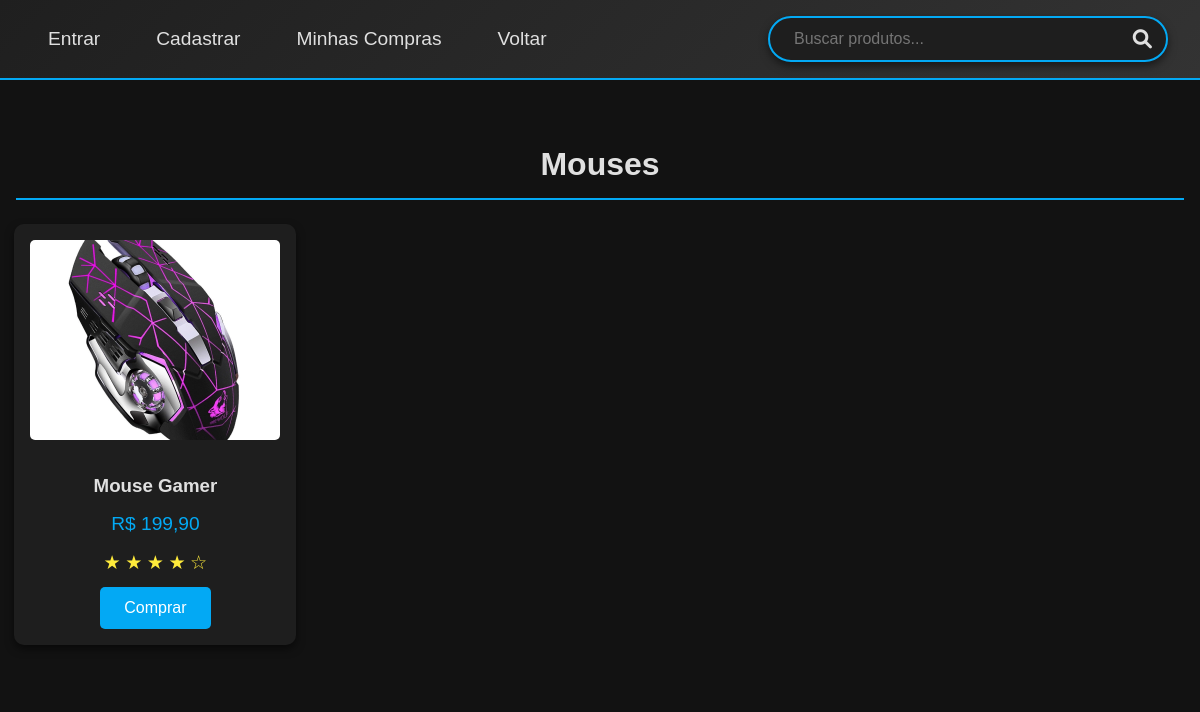
/produtos.php?produto=Mouses, run on the app's committed database.
### tables this page shows
CREATE TABLE produtos (
    id INT NOT NULL AUTO_INCREMENT,
    nome VARCHAR(100) NOT NULL,
    descricao TEXT,
    preco DECIMAL(10, 2) NOT NULL,
    imagem VARCHAR(255),
    categoria INT NOT NULL,
    PRIMARY KEY (id),
    FOREIGN KEY (categoria)
		REFERENCES categorias (id)
);

### produtos.php (the view, shortened to what this page needs)
<?php
include "conexao.php";
$categoria = $_GET['produto'];
$categorias = mysqli_fetch_all(mysqli_query($con, "SELECT id FROM categorias WHERE nome='$categoria' LIMIT 1"));
$id_categoria = $categorias[0][0];
$produto = mysqli_query($con, "SELECT * FROM produtos WHERE categoria='$id_categoria'");
$produtos = mysqli_fetch_all($produto);
?>
<!DOCTYPE html>
<html lang="pt-br">
<head>
    <link rel="stylesheet" href="./assets/css/produtos.css">
    <link rel="stylesheet" href="https://cdnjs.cloudflare.com/ajax/libs/font-awesome/6.0.0-beta3/css/all.min.css">
</head>
<body>
    <header>
        <nav>
            <ul class="nav-links">
                <?php if (!isset($_SESSION['logado'])) { ?>
                    <li><a href="login.php">Entrar</a></li>
                    <li><a href="cadastro.php">Cadastrar</a></li>
                <?php } else { ?>
                    <li><a href="cadastroprod.php">Cadastrar Produtos</a></li>
                <?php } ?>
                <li><a href="./compras.php">Minhas Compras</a></li>
                <li><a href="index.php">Voltar</a></li>
            </ul>
            <div class="header-search-container">
                <input type="search" class="header-search" placeholder="Buscar produtos..." oninput="pesquisar(this.value)">
                <i class="fas fa-search search-icon" onclick="pesquisar(document.querySelector('header-serach').value)"></i>
            </div>
        </nav>
    </header>
    <section class="products">
        <h2><?= $categoria ?></h2>
        <div class="product-grid">
            <?php
            for ($i = 0; $i < mysqli_num_rows($produto); $i++) {
            ?>
                <div class="product-card">
                    <img src="./assets/img/<?= $produtos[$i][4] ?>" alt="<?= $produtos[$i][1] ?>">
                    <h3><?= $produtos[$i][1] ?></h3>
                    <p>R$ <?= number_format($produtos[$i][3], 2, ',', '.') ?></p>
                    <div class="rating">
                        <span class="star">&#9733;</span>
                        <span class="star">&#9733;</span>
                        <span class="star">&#9733;</span>
                        <span class="star">&#9733;</span>
                        <span class="star">&#9734;</span>
                    </div>
                    <button onclick="window.location.href='./addProd.php?idProd=<?= $produtos[$i][0] ?>'">Comprar</button>
                </div>
            <?php } ?>
        </div>
    </section>
</body>
</html>

### assets/css/produtos.css (style rules this page uses)
body { font-family: 'Poppins', sans-serif; background-color: #121212; color: #e0e0e0; margin: 0; padding: 0; line-height: 1.6; overflow-x: hidden; }
a { color: #03a9f4; text-decoration: none; transition: color 0.3s ease, transform 0.3s ease; }
header { background: linear-gradient(135deg, #1f1f1f, #333); padding: 1rem 2rem; border-bottom: 2px solid #03a9f4; box-shadow: 0 4px 8px rgba(0, 0, 0, 0.8); display: flex; justify-content: space-between; align-items: center; }
nav { display: flex; align-items: center; gap: 1.5rem; flex-grow: 1; }
.nav-links { list-style: none; padding: 0; display: flex; gap: 1.5rem; margin: 0; }
.nav-links li { margin: 0; }
.nav-links a { color: #e0e0e0; font-size: 1.2rem; padding: 0.5rem 1rem; border-radius: 20px; }
.header-search-container { position: relative; display: flex; align-items: center; width: 400px; margin-left: auto; }
.header-search { padding: 0.75rem 2rem 0.75rem 1.5rem; border: 2px solid #03a9f4; border-radius: 50px; background: #1e1e1e; color: #e0e0e0; box-shadow: 0 4px 8px rgba(0, 0, 0, 0.5); font-size: 1rem; width: 100%; transition: none; }
.search-icon { position: absolute; right: 1rem; color: #e0e0e0; font-size: 1.2rem; cursor: pointer; transition: color 0.3s ease, transform 0.3s ease; }
.products { padding: 2rem 1rem; background: #121212; color: #e0e0e0; }
.products h2 { color: #e0e0e0; margin-bottom: 1.5rem; font-size: 2rem; border-bottom: 2px solid #03a9f4; padding-bottom: 0.5rem; text-align: center; }
.product-grid { display: grid; grid-template-columns: repeat(auto-fill, minmax(250px, 1fr)); gap: 1.1rem; justify-items: center; }
.product-card { margin-bottom: 0.5rem; background: #1e1e1e; border-radius: 10px; padding: 1rem; box-shadow: 0 4px 8px rgba(0, 0, 0, 0.5); text-align: center; transition: transform 0.3s ease; }
.product-card img { width: 250px; height: 200px; object-fit: cover; border-radius: 5px; margin-bottom: 1rem; }
.product-card h3 { color: #e0e0e0; margin: 0.5rem 0; }
.product-card p { color: #03a9f4; font-size: 1.2rem; margin: 0.5rem 0; }
.rating { margin: 0.5rem 0; }
.star { color: #ffeb3b; font-size: 1.2rem; }
button { background: #03a9f4; color: #ffffff; border: none; padding: 0.75rem 1.5rem; border-radius: 5px; cursor: pointer; font-size: 1rem; }

### data on the page
produtos: imagem (picture), nome "Mouse Gamer", preco "199,90"

### other printed values
$categoria "Mouses"
